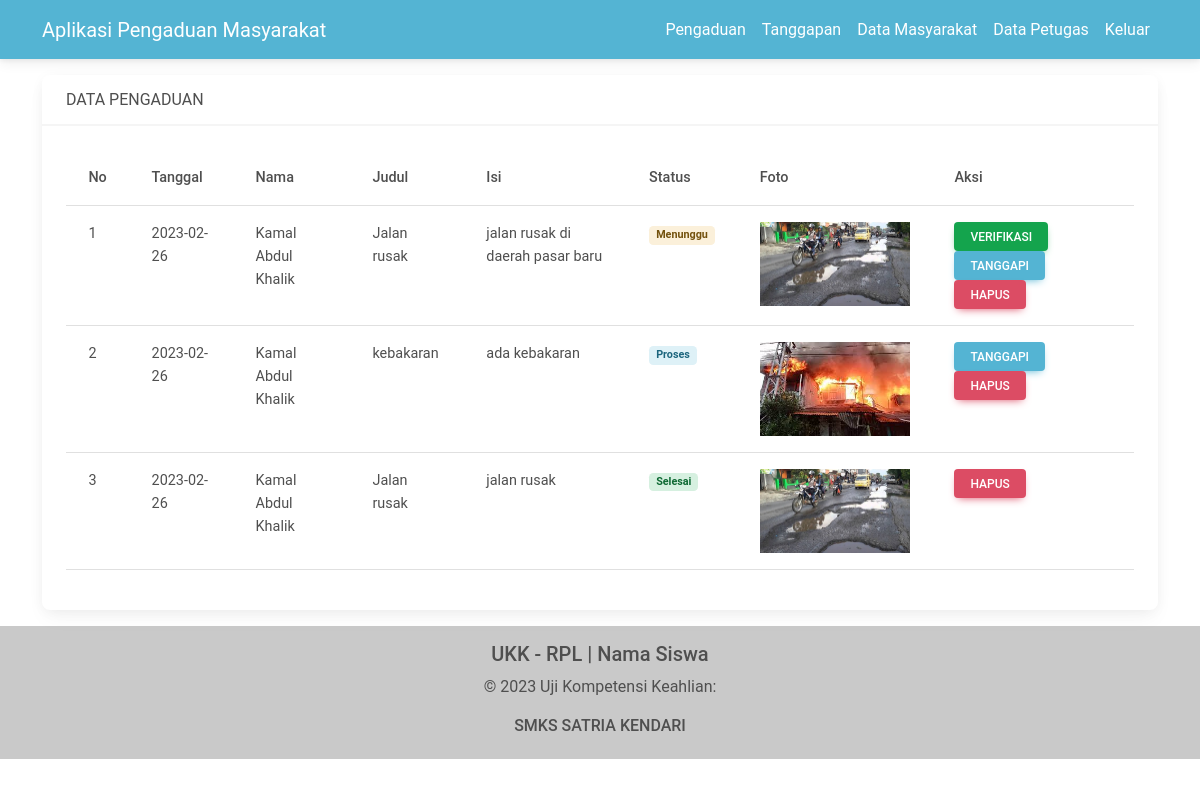
The page /admin/index.php?page=pengaduan (signed in) on the database its author committed.
### tables this page shows
CREATE TABLE `pengaduan` (
  `id_pengaduan` int NOT NULL,
  `tanggal_pengaduan` date NOT NULL,
  `nik` char(16) NOT NULL,
  `judul_laporan` varchar(50) NOT NULL,
  `isi_laporan` text NOT NULL,
  `foto` varchar(50) NOT NULL,
  `status` enum('0','proses','selesai') NOT NULL
);

CREATE TABLE `masyarakat` (
  `nik` char(16) NOT NULL,
  `nama` varchar(32) NOT NULL,
  `username` varchar(32) NOT NULL,
  `password` varchar(32) NOT NULL,
  `telpon` varchar(12) NOT NULL,
  `level` varchar(10) NOT NULL
);

### admin/tombol_tanggapan.php (the view, shortened to what this page needs)
<a href="" class="btn btn-info btn-sm" data-mdb-toggle="modal" data-mdb-target="#modalTanggapan<?php echo $data['id_pengaduan'] ?>">Tanggapi</a>

### template/header.php (shortened to what this page needs)
<!DOCTYPE html>
<html lang="en">
<head>
    <link href="../assets/mdb.min.css" rel="stylesheet">
</head>
<body>
    <nav class="navbar navbar-expand-lg navbar-light bg-info">
        <div class="container">
            <a class="navbar-brand text-white" href="index.php">Aplikasi Pengaduan Masyarakat</a>
            <div class="collapse navbar-collapse justify-content-end" id="navbarNavAltMarkup">
                <div class="navbar-nav">
                    <?php
                    if ($_SESSION['login'] == 'admin') { ?>
                        <a class="nav-link text-white" href="index.php?page=pengaduan">Pengaduan</a>
                        <a class="nav-link text-white" href="index.php?page=tanggapan">Tanggapan</a>
                        <a class="nav-link text-white" href="index.php?page=masyarakat">Data Masyarakat</a>
                        <a class="nav-link text-white" href="index.php?page=petugas">Data Petugas</a>
                        <a class="nav-link text-white" href="../db/aksi_logout.php">Keluar</a>
                    <?php } elseif ($_SESSION['login'] == 'petugas') { ?>
                        <a class="nav-link text-white" href="index.php?page=pengaduan">Pengaduan</a>
                        <a class="nav-link text-white" href="../db/aksi_logout.php">Keluar</a>
                    <?php } elseif ($_SESSION['login'] == 'masyarakat') { ?>
                        <a class="nav-link text-white" href="../db/aksi_logout.php">Keluar</a>
                    <?php } else { ?>
                        <a class="nav-link text-white" href="index.php?page=register">Daftar</a>
                        <a class="nav-link text-white" href="index.php?page=login">Login</a>
                    <?php } ?>
                </div>
            </div>
        </div>
    </nav>

### admin/index.php (shortened to what this page needs)
<?php
include '../template/header.php';
if (isset($_GET['page'])) {
    $page = $_GET['page'];
    switch ($page) {
        case 'pengaduan':
            include 'data_pengaduan.php';
            break;
    }
} else {
    include 'home.php';
}
include '../template/footer.php';

### admin/data_pengaduan.php
<div class="container">
    <div class="row mb-3">
        <div class="col-md-12 mt-3">
            <div class="card">
                <div class="card-header">DATA PENGADUAN</div>
                <div class="card-body">
                    <table class="table table-stripped">
                        <thead>
                            <tr>
                                <th>No</th>
                                <th>Tanggal </th>
                                <th>Nama</th>
                                <th>Judul </th>
                                <th>Isi </th>
                                <th>Status </th>
                                <th>Foto</th>
                                <th>Aksi</th>
                            </tr>
                        </thead>
                        <tbody>
                            <?php
                            include '../db/koneksi.php';
                            $no = 1;
                            $query = mysqli_query($koneksi, "SELECT a.*, b.* FROM pengaduan a INNER JOIN masyarakat b ON a.nik=b.nik ORDER BY id_pengaduan DESC");
                            while ($data = mysqli_fetch_array($query)) { ?>
                                <tr>
                                    <td><?php echo $no++ ?></td>
                                    <td><?php echo $data['tanggal_pengaduan'] ?></td>
                                    <td><?php echo $data['nama'] ?></td>
                                    <td><?php echo $data['judul_laporan'] ?></td>
                                    <td><?php echo $data['isi_laporan'] ?></td>
                                    <td>
                                        <?php
                                        if ($data['status'] == 0) {
                                            echo '<span class="badge badge-warning">Menunggu</span>';
                                        } elseif ($data['status'] == 'proses') {
                                            echo '<span class="badge badge-info">Proses</span>';
                                        } else {
                                            echo '<span class="badge badge-success">Selesai</span>';
                                        }
                                        ?>
                                    </td>
                                    <td><img width="150px" src="../assets/foto/<?php echo $data['foto']  ?>"></td>
                                    <td>
                                        <?php $data['status'] == 'selesai' || $data['status'] == 'proses' ? '' : include 'tombol_verifikasi.php'; ?>
                                        <?php $data['status'] == 'selesai' ? '' : include 'tombol_tanggapan.php'; ?>
                                        <?php include 'tombol_hapus.php'; ?>
                                    </td>
                                </tr>
                            <?php } ?>
                        </tbody>
                    </table>
                </div>
            </div>
        </div>
    </div>
</div>

### admin/tombol_verifikasi.php (shortened to what this page needs)
<a href="" class="btn btn-success btn-sm" data-mdb-toggle="modal" data-mdb-target="#modalVerif<?php echo $data['id_pengaduan'] ?>">Verifikasi</a>

### admin/tombol_hapus.php (shortened to what this page needs)
<a href="" class="btn btn-danger btn-sm" data-mdb-toggle="modal" data-mdb-target="#modalHapusTanggapan<?php echo $data['id_pengaduan'] ?>">Hapus</a>

### template/footer.php (shortened to what this page needs)
<footer class="bg-light text-center text-lg-start">
    <div class="text-center p-3" style="background-color: rgba(0, 0, 0, 0.2);">
        <h5>UKK - RPL | Nama Siswa</h5>
        <p>© 2023 Uji Kompetensi Keahlian:</p>
        <h6>SMKS SATRIA KENDARI</h6>
    </div>
</footer>
</body>
</html>

### rows shown on the page
pengaduan: tanggal_pengaduan "2023-02-26", masyarakat.nama "Kamal Abdul Khalik", judul_laporan "Jalan rusak", isi_laporan "jalan rusak di daerah pasar baru", status "Menunggu", foto (picture)
pengaduan: tanggal_pengaduan "2023-02-26", masyarakat.nama "Kamal Abdul Khalik", judul_laporan "kebakaran", isi_laporan "ada kebakaran", status "Proses", foto (picture)
pengaduan: tanggal_pengaduan "2023-02-26", masyarakat.nama "Kamal Abdul Khalik", judul_laporan "Jalan rusak", isi_laporan "jalan rusak", status "Selesai", foto (picture)
